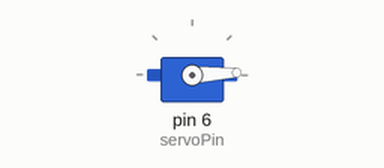
The sketch below on a simulated Arduino Uno, built with avr-gcc and run on an emulated ATmega328P. Parts: servo.

Above: at 0.05 s.
At 1.0 s:
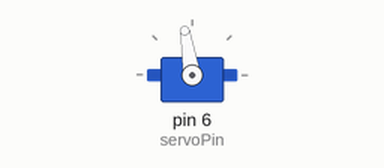
At 2.0 s:
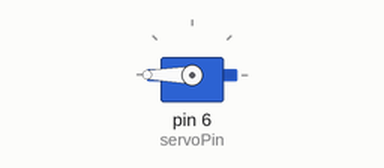
At 4.0 s:
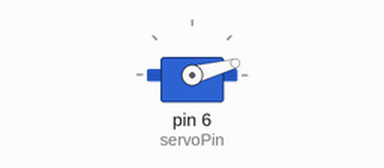
Timing chart, 0 to 6.0 s (numbered marks = the images above):
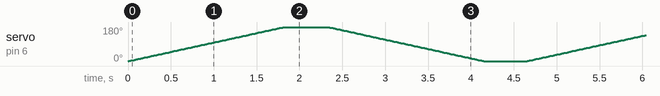

The sketch:

Servo_check.ino
```cpp
#include <Servo.h>

Servo myServo;        // Create a servo object
const int servoPin = 6; // Connect servo signal wire to pin 6

void setup() {
  myServo.attach(servoPin); // Attach the servo to the pin
}

void loop() {
  // Sweep from 0 to 180 degrees
  for (int angle = 0; angle <= 180; angle++) {
    myServo.write(angle);
    delay(10); // Wait for servo to reach position
  }

  delay(500); // Hold at 180 degrees

  // Sweep back from 180 to 0 degrees
  for (int angle = 180; angle >= 0; angle--) {
    myServo.write(angle);
    delay(10);
  }

  delay(500); // Hold at 0 degrees
}
```
